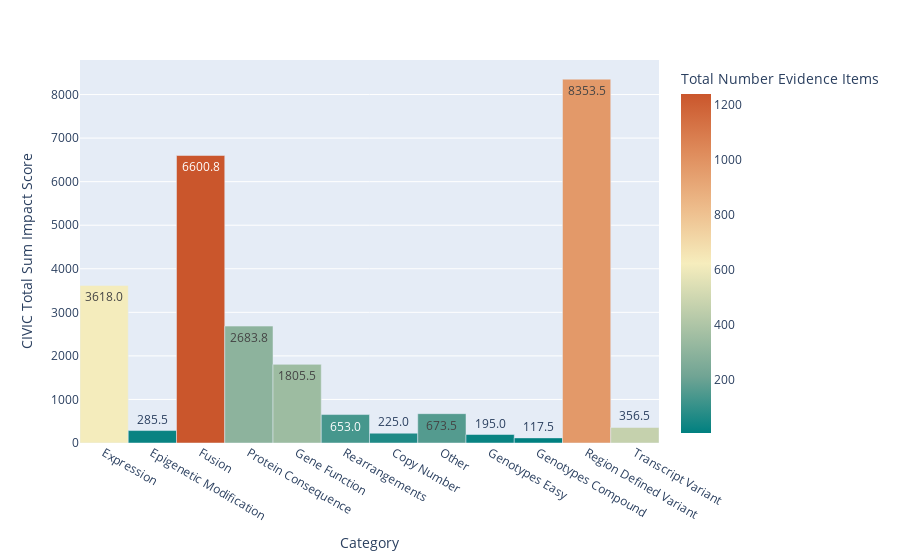

The code cell stored with this chart in its notebook:
### Markdown cell above
The bar graph below shows the relationship between the Not Suported variant sub category impact score and the sub category. Additionally, the colors illustrate the number of evidence items associated each sub category.

### Code cell
fig = px.bar(
    not_supported_variant_impact_df,
    x="Category",
    y="CIVIC Total Sum Impact Score",
    hover_data=["Total Number Evidence Items", not_supported_variant_impact_df["% Accepted Evidence Items"]],
    color="Total Number Evidence Items",
    labels={"CIVIC Total Sum Impact Score": "CIVIC Total Sum Impact Score"},
    text_auto=".1f",
    color_continuous_scale="geyser"
)
fig.update_traces(width=1)
fig.show()

### Figure 1 — Plotly figure (JSON) as saved in the notebook; plotly's stock layout.template omitted (floating-point values rounded to 4 significant figures)
{"data": [{"alignmentgroup": "True", "customdata": [[617, "55.43%"], [24, "91.67%"], [1241, "59.39%"], [301, "63.46%"], [348, "44.25%"], [136, "38.97%"], [64, "42.19%"], [162, "37.04%"], [23, "56.52%"], [7, "57.14%"], [971, "57.47%"], [471, "11.46%"]], "hovertemplate": "Category=%{x}<br>CIVIC Total Sum Impact Score=%{y}<br>Total Number Evidence Items=%{marker.color}<br>% Accepted Evidence Items=%{customdata[1]}<extra></extra>", "legendgroup": "", "marker": {"color": [617, 24, 1241, 301, 348, 136, 64, 162, 23, 7, 971, 471], "coloraxis": "coloraxis", "pattern": {"shape": ""}}, "name": "", "offsetgroup": "", "orientation": "v", "showlegend": false, "textposition": "auto", "texttemplate": "%{y:.1f}", "type": "bar", "width": 1, "x": ["Expression", "Epigenetic Modification", "Fusion", "Protein Consequence", "Gene Function", "Rearrangements", "Copy Number", "Other", "Genotypes Easy", "Genotypes Compound", "Region Defined Variant", "Transcript Variant"], "xaxis": "x", "y": [3618, 285.5, 6601.0, 2684.0, 1806.0, 653, 225, 673.5, 195, 117.5, 8354.0, 356.5], "yaxis": "y"}], "layout": {"barmode": "relative", "coloraxis": {"colorbar": {"title": {"text": "Total Number Evidence Items"}}, "colorscale": [[0, "rgb(0, 128, 128)"], [0.1667, "rgb(112, 164, 148)"], [0.3333, "rgb(180, 200, 168)"], [0.5, "rgb(246, 237, 189)"], [0.6667, "rgb(237, 187, 138)"], [0.8333, "rgb(222, 138, 90)"], [1, "rgb(202, 86, 44)"]]}, "legend": {"tracegroupgap": 0}, "margin": {"t": 60}, "xaxis": {"anchor": "y", "domain": [0, 1], "title": {"text": "Category"}}, "yaxis": {"anchor": "x", "domain": [0, 1], "title": {"text": "CIVIC Total Sum Impact Score"}}}}
